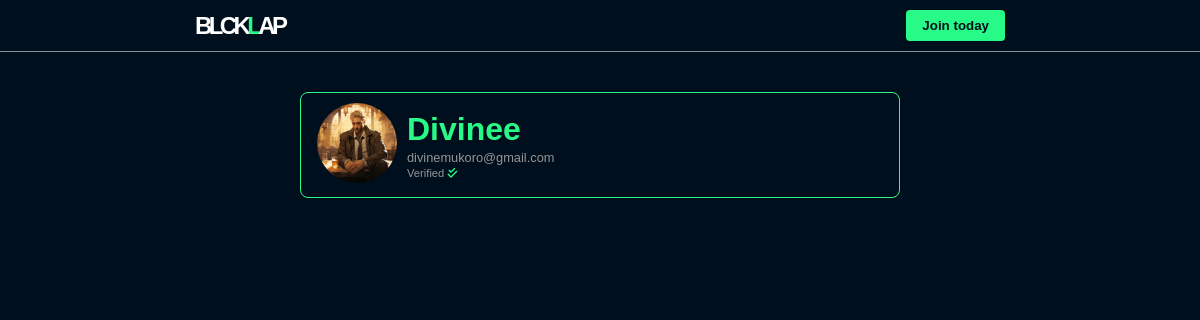
Before: /user/1/ with the older database file.
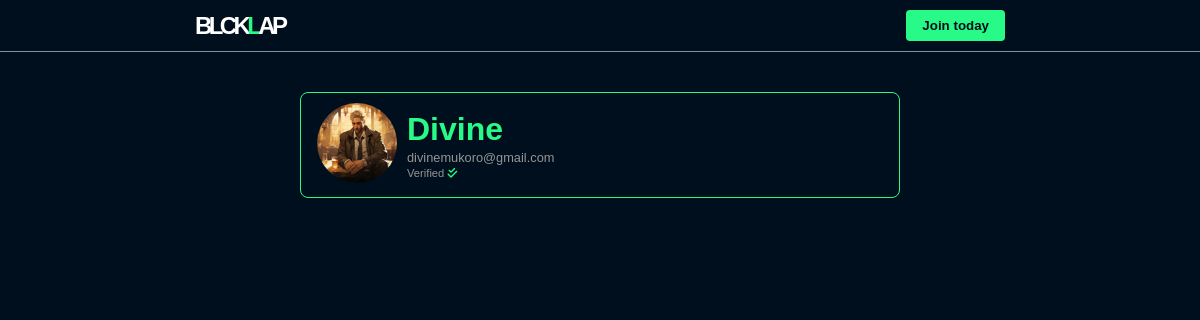
After: the same page with the newer database file.
### flaskapp/models.py (models this page shows, shortened)
class User(db.Model, UserMixin):
    id = db.Column(db.Integer, primary_key=True)
    username = db.Column(db.String(20), unique=True, nullable=False)
    email = db.Column(db.String(120), unique=True, nullable=False)
    image_file = db.Column(db.String(20), nullable=False, default='default.jpg')
    password = db.Column(db.String(60), nullable=False)
    confirmed = db.Column(db.Boolean, default=False)

### flaskapp/users/routes.py (the view)
@users.route('/user/<int:user_id>/')
def user(user_id):
    user = User.query.get_or_404(user_id)
    return render_template('user.html', title=user.username, user=user)

### flaskapp/auth/routes.py (called while the page is built)
@auth.before_app_request
def before_request():
    if current_user.is_authenticated \
        and not current_user.confirmed \
        and request.blueprint != 'auth' \
        and request.endpoint != 'static':
        return redirect(url_for('auth.unconfirmed'))

### flaskapp/templates/user.html
{% extends 'base.html' %}
{% block content %}
    <div class="content-section">
        <div class="user-content">
            <div class="user-profile">
                <img class="user-image" src="{{ url_for('static', filename='profile_pics/'+ user.image_file)}}">
            </div>
            <div class="user-info">
                <h2 class="user-username">{{ user.username|title }}</h2>
                <p class="user-email">{{ user.email|lower }}</p>
                {% if user.confirmed %}
                    <small class="is-verified">Verified <i class="fa-solid fa-check-double green-it"></i></small>
                {% else %}
                    <small class="is-verified">Not verified</small>
                {% endif %}
            </div>
        </div>
    </div>
{% endblock %}

### flaskapp/templates/base.html (shortened to what this page needs)
<!DOCTYPE html>
<html lang="en">
<head>
    <link rel="stylesheet" href="{{ url_for('static', filename='styles.css') }}">
</head>
<body>
    <header>
        <div class="container">
            <div class="nav-bar">
                <span class="Logo"><a href="{{ url_for('main.home') }}">BLCK<span class="green-it">L</span>AP</a></span>
                <div class="nav-links">
                    <div class="nav-btnx">
                        {% if current_user.is_authenticated %}
                            <div class="dropdown">
                                <div class="dropbtn"><a href="{{ url_for('users.account') }}"><img class="dropbtn-icon" src="{{ url_for('static', filename='profile_pics/'+ current_user.image_file)}}"></a></div>
                                <div class="dropdown-content">
                                    <a href="{{ url_for('main.settings') }}">Settings</a>
                                    <a href="{{ url_for('auth.change_password') }}">Change Password</a>
                                    <a href="{{ url_for('auth.logout') }}">Logout</a>
                                </div>
                            </div>
                        {% else %}
                            <button class="btn cta"><a class="text-black" href="{{ url_for('auth.register') }}">Join today</a></button>
                        {% endif %}
                    </div>
                </div>
            </div>
        </div>
    </header>
    <main>
        <div class="container">
            {% block content %} {% endblock %}
        </div>
    </main>
</body>
</html>

### flaskapp/static/styles.css (style rules this page uses)
* { margin: 0; box-sizing: border-box; }
body { margin: 0; font-family: Arial, Helvetica, sans-serif; font-size: 16px; background-color: rgb(0, 15, 29); color: aliceblue; }
a { text-decoration: none; color: #28fa87; transition: all 0.3s ease 0s; }
header { width: 100%; margin-bottom: 40px; border-bottom: 1px solid rgba(240, 248, 255, 0.557); }
main { margin-bottom: 40px; }
.container { width: 70%; margin: 0 auto; }
.nav-bar { display: flex; justify-content: space-between; align-items: center; padding: 10px 15px; }
.Logo { cursor: pointer; font-family: 'Arial Narrow Bold', sans-serif; font-weight: 800; font-size: 1.5rem; color: #ffffff; text-transform: uppercase; letter-spacing: -0.15em; }
.Logo a { color: #ffffff; }
.nav-links { display: flex; gap: 2em; justify-content: center; align-items: center; }
.nav-btnx { margin-left: auto; }
.text-black { color: rgb(0, 15, 29); }
.green-it { color: #28fa87; }
.cta { cursor: pointer; }
.btn { background-color: #28fa87; border: none; font-weight: 800; font-family: Arial, Helvetica, sans-serif; padding: 8px 16px; border-radius: 4px; transition: all 0.3s ease 0s; }
.content-section { margin: 0 auto; width: 600px; display: flex; flex-direction: column; justify-content: center; align-items: center; border: none; }
.user-content { display: flex; align-self: flex-start; gap: 10px; border: 1px solid #28fa87; border-radius: 8px; width: 100%; margin-bottom: 20px; padding: 10px 16px; align-items: center; }
.user-image { width: 80px; height: 80px; border-radius: 100%; object-fit: cover; }
.user-info { margin: 0; display: flex; flex-direction: column; gap: 2px; }
.user-username { font-size: 2em; font-weight: bold; color: #28fa87; }
.user-email { font-size: 0.8em; margin: 0; color: #959595; }
.is-verified { font-size: 0.7em; color: #959595; }

Changed rows visible on the page:
changed User "divinemukoro@gmail.com": username "Divinee" → "Divine"
